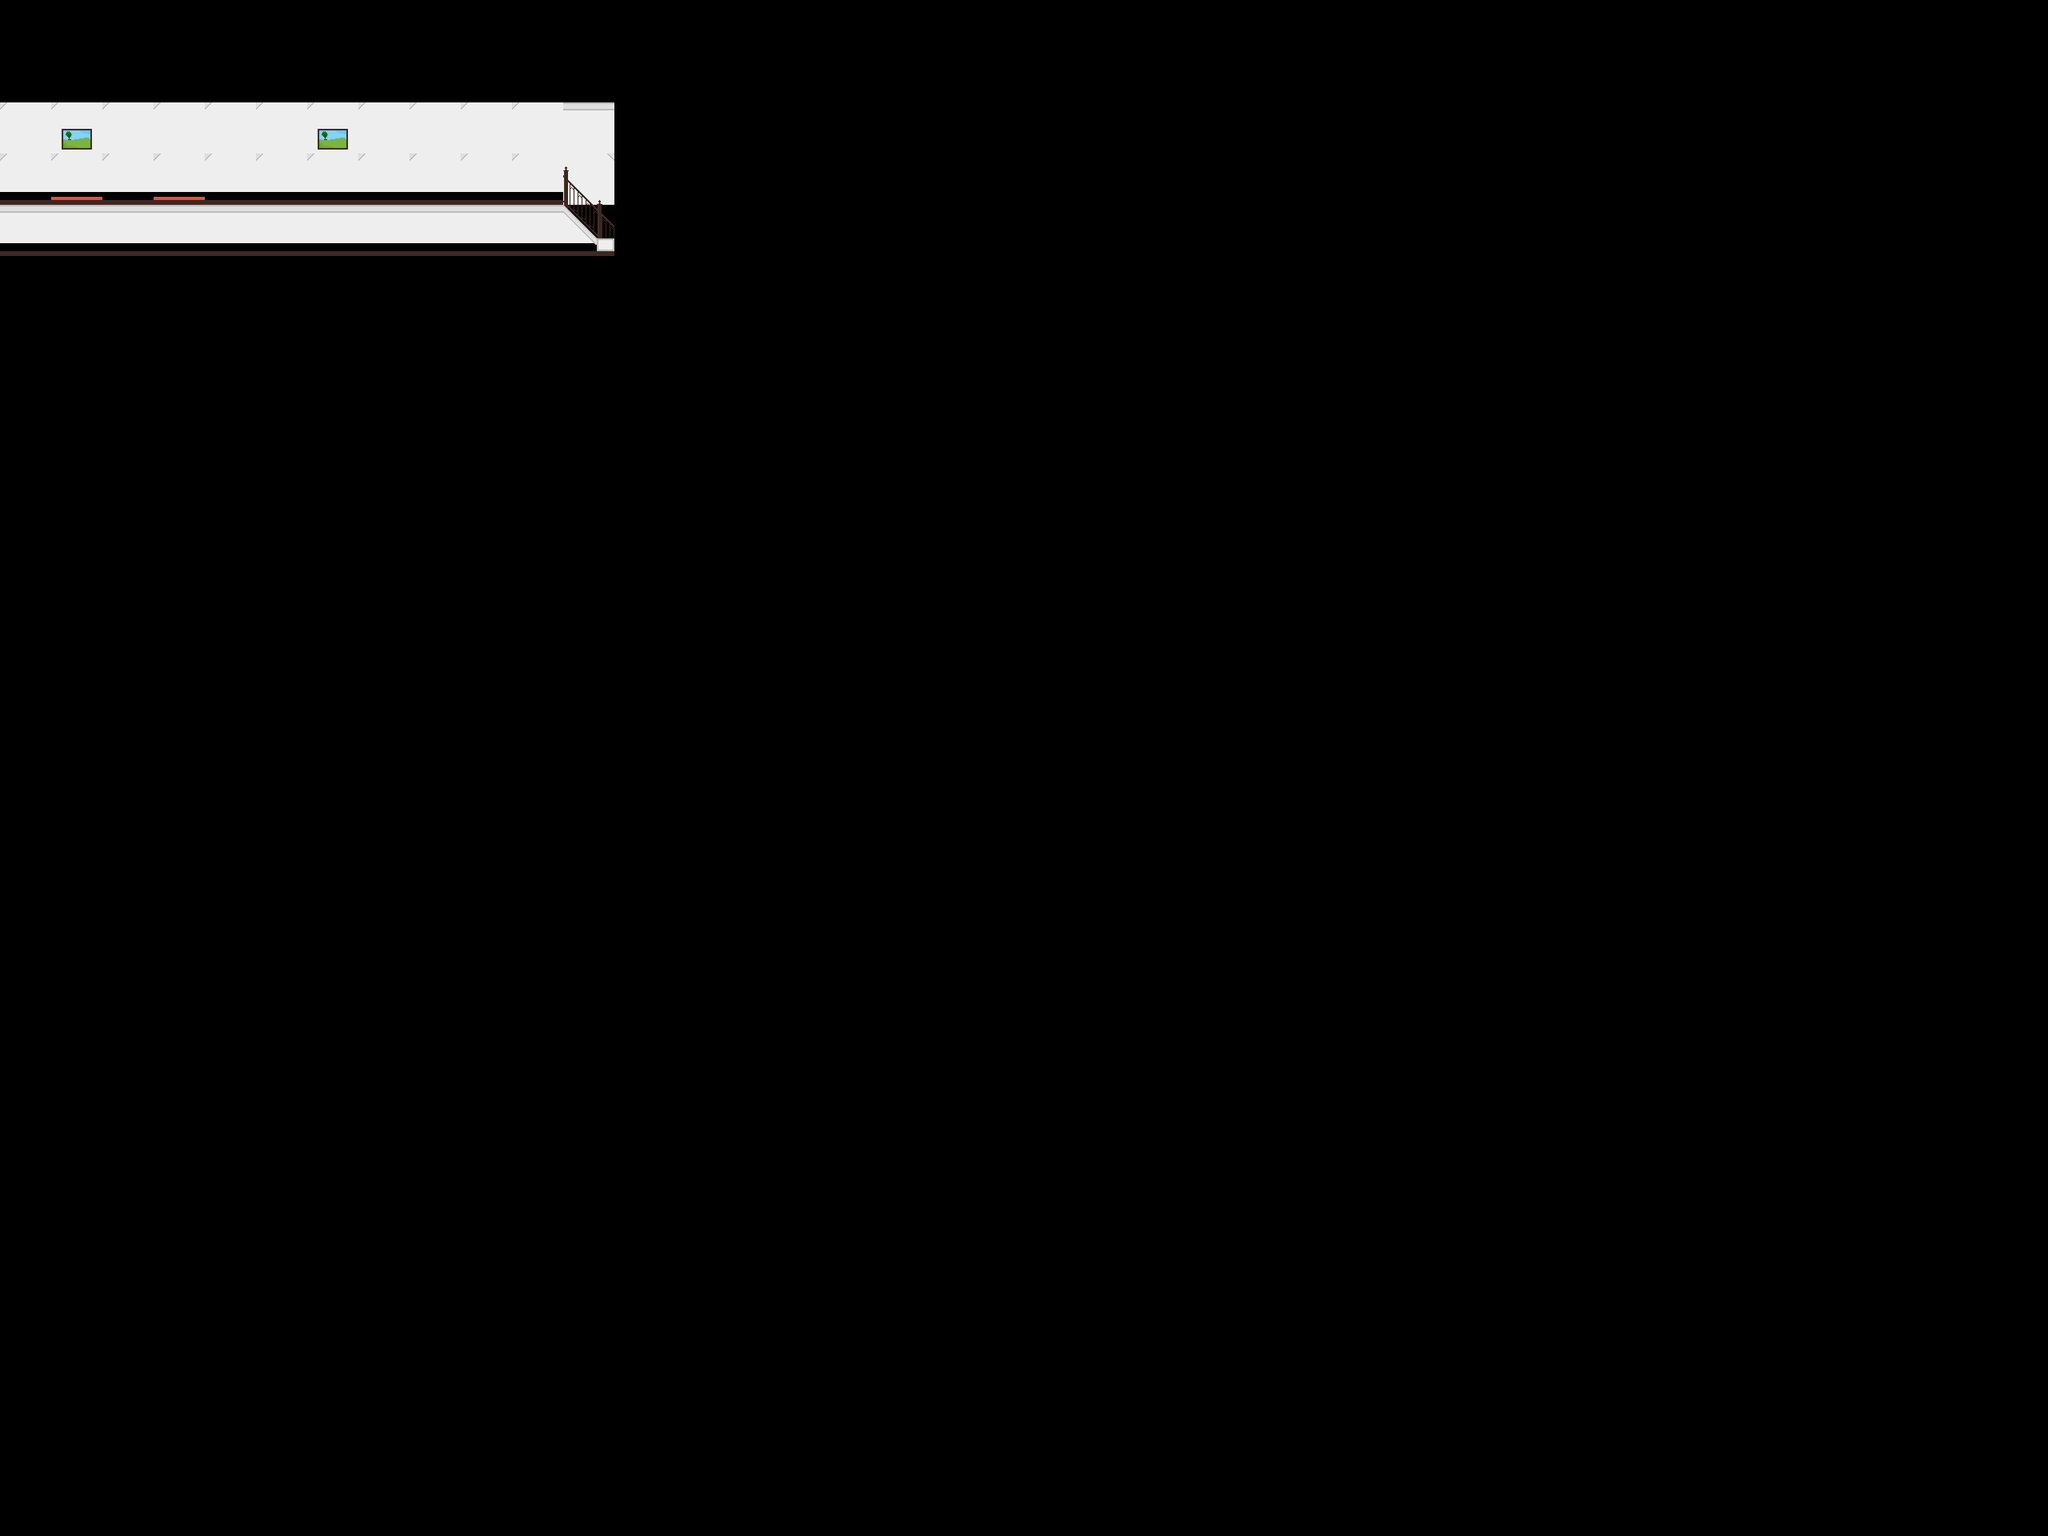

A level layout from a 2D game, rendered from its tile map. Below: a short description, then the map file with tile-grid data replaced by summaries:
An orthogonal 40x30 tile map with 64x64 px tiles, 3 tile layers (bg, Random, foreground), 2 tilesets and 9 objects (up, down, lever).

<map version="1.0" orientation="orthogonal" renderorder="right-down" width="40" height="30" tilewidth="64" tileheight="64">
 <tileset firstgid="1" name="testtiles" tilewidth="64" tileheight="64">
  <image source="../graphics/testtiles.png" width="640" height="640" />
 </tileset>
 <tileset firstgid="101" name="testtiles2" tilewidth="64" tileheight="64">
  <image source="../graphics/testtiles2.png" width="640" height="640" />
 </tileset>
 <layer name="bg" width="40" height="30">
  <data>[1200 cells, 11 non-empty, 7 distinct tile ids]</data>
 </layer>
 <layer name="Random" width="40" height="30">
  <data>[1200 cells, 23 non-empty, 6 distinct tile ids]</data>
 </layer>
 <layer name="foreground" width="40" height="30">
  <data>[1200 cells, 13 non-empty, 3 distinct tile ids]</data>
 </layer>
 <objectgroup name="col">
  <object x="0" y="267">
   <polyline points="0,0 705,-3 753,46 768,47" />
  </object>
  <object x="772" y="321">
   <polyline points="0,0 199,-1" />
  </object>
  <object x="958" y="322">
   <polyline points="0,0 2,-306" />
  </object>
 </objectgroup>
 <objectgroup name="doors">
  <object name="up" gid="42" x="453" y="73" width="64" height="64" />
  <object name="down" gid="42" x="837" y="85" width="64" height="64" />
 </objectgroup>
 <objectgroup name="objects">
  <object type="lever" gid="106" x="461" y="256" width="64" height="64">
   <properties>
    <property name="direction" value="left" />
   </properties>
  </object>
 </objectgroup>
 <objectgroup name="enemies" />
 <objectgroup name="temp">
  <object x="241" y="66">
   <polyline points="0,0 42,-42 36,52 72,51 -6,52" />
  </object>
  <object x="401" y="76">
   <polyline points="0,0 24,-64 36,0" />
  </object>
  <object x="780" y="31">
   <polyline points="0,0 18,61 25,-1" />
  </object>
 </objectgroup>
</map>
